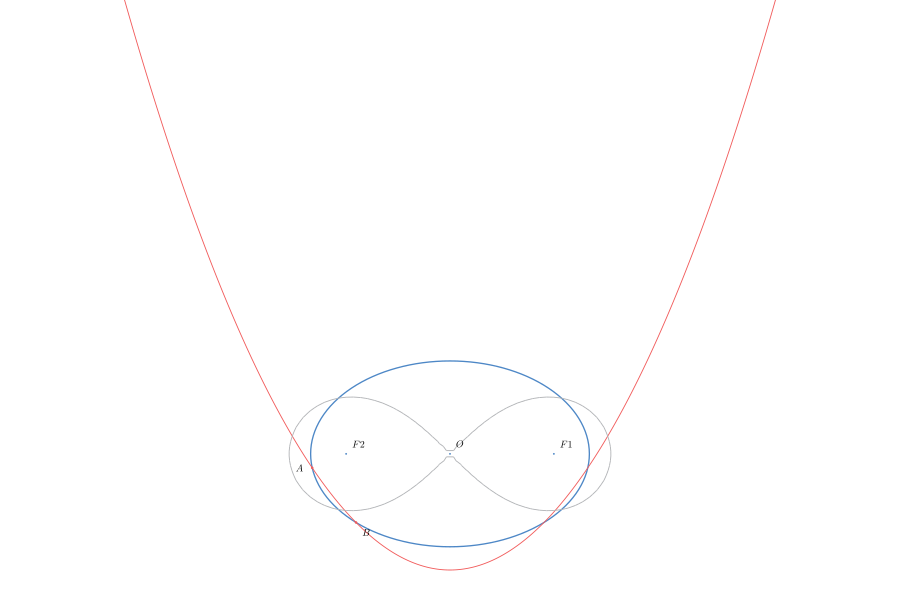

Reproduce this figure in Python.
"""Conics, functions, and implicit curves built in the pure-Python DSL.

Run:  python conics_and_functions.py   (writes conics_and_functions.svg)
"""
from manim import config
config.pixel_width, config.pixel_height = 900, 600

from animageo.animageo import AnimaGeoScene

W, H = 900, 600


class Showcase(AnimaGeoScene):
    def construct(self):
        self.applyStyle(style='default',
                        export={'size': {'width': W, 'height': H}})
        self.putCode('''
            g = Conic("x^2 / 9 + y^2 / 4 = 1")
            f = Function("y = 0.25 * x^2 - 2.5")
            A, B = Intersect(f, g)
            O = Center(g)
            F1, F2 = Focus(g)
            lemn = ImplicitCurve("(x^2 + y^2)^2 = 12 * (x^2 - y^2)")

            style(g, stroke="color.main", stroke_width_px="line_width.bold")
            style(f, stroke="color.accent")
            style(lemn, stroke="color.aux")
            style(A, B, fill="color.accent", label_visible=True)
            style(O, F1, F2, fill="color.main", size_px="point_size.aux",
                  label_visible=True)
        ''')
        self.fitView(W, H, padding=30)
        self.autoPlaceLabels()
        self.exportSVG('conics_and_functions.svg')


if __name__ == '__main__':
    Showcase().construct()
